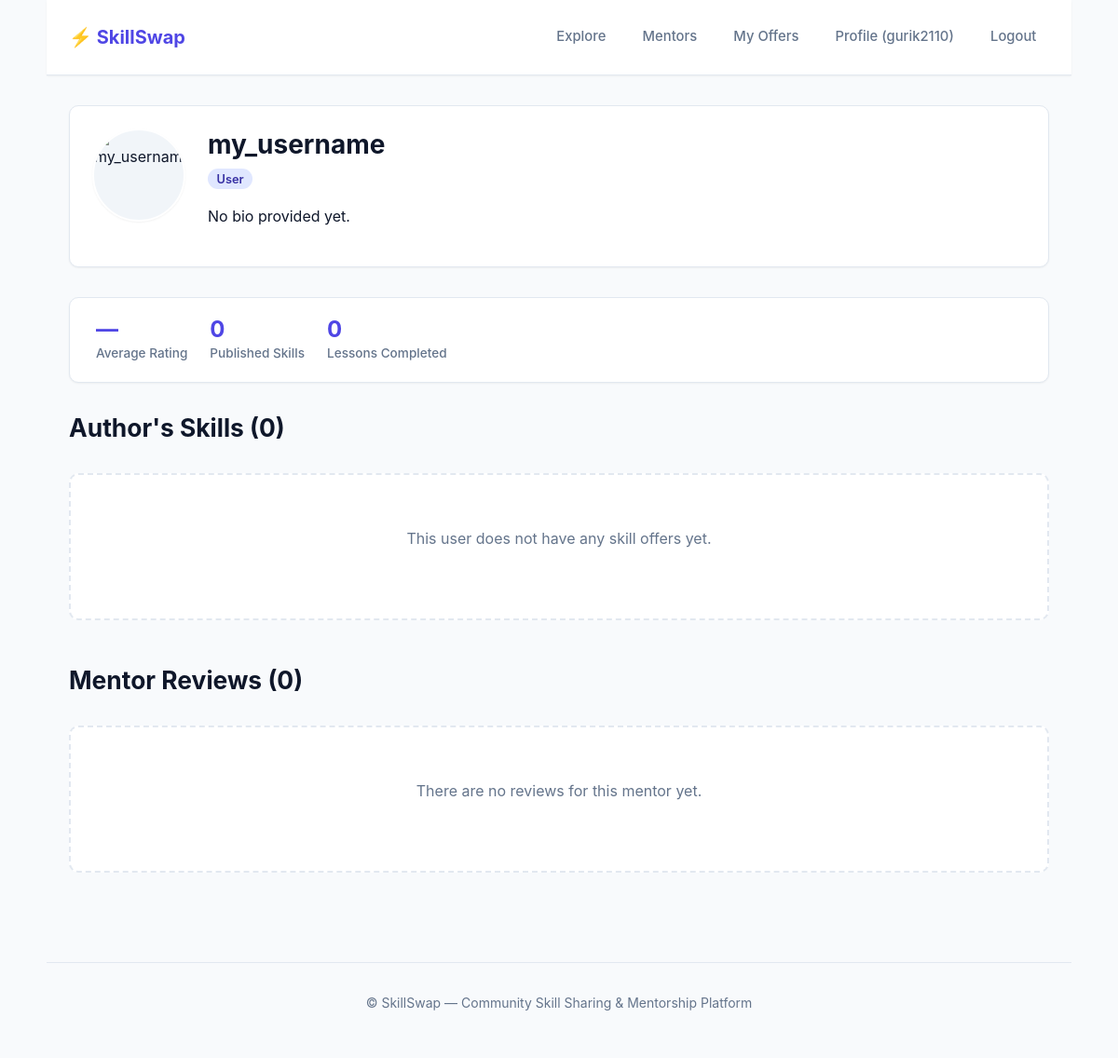
The page /profile/my_username/ (signed in) on the database its author committed.
### users/models.py (models this page shows, shortened)
class User(AbstractUser):
    class Role(models.TextChoices):
        SUPER_ADMIN = 'super_admin', 'Super Admin'
        ADMIN = 'admin', 'Admin'
        USER = 'user', 'User'
    objects = CustomUserManager()
    role = models.CharField(
        max_length=20,
        choices=Role.choices,
        default=Role.USER
    )
    avatar = CloudinaryField(
        "avatar",
        blank=True,
        null=True
    )
    bio = models.TextField(
        "About me",
        blank=True
    )
    is_banned = models.BooleanField(
        "Banned",
        default=False
    )
    class Meta:
        verbose_name = "User"
        verbose_name_plural = "Users"
        ordering = ['-date_joined']
    @property
    def published_offers_count(self):
        return self.offers.filter(status__slug='published').count()
    @property
    def completed_lessons_count(self):
        from offers.models import BookingRequest
        return BookingRequest.objects.filter(
            offer__author=self,
            status=BookingRequest.Status.COMPLETED
        ).count()
    @property
    def average_rating(self):
        from offers.models import Review
        result = Review.objects.filter(offer__author=self).aggregate(models.Avg('rating'))['rating__avg']
        return round(result, 1) if result is not None else None

### users/views.py (the view)
# urls.py: path('profile/', views.profile_view, name='profile'),
def profile_view(request, username=None):
    if username is None:
        if not request.user.is_authenticated:
            return redirect('login')
        target_user = request.user
        is_own_profile = True
    else:
        target_user = get_object_or_404(User, username=username)
        is_own_profile = request.user.is_authenticated and (request.user == target_user)
    if is_own_profile:
        user_offers = target_user.offers.select_related('category', 'level', 'format', 'status').order_by('-created_at')
    else:
        user_offers = target_user.offers.filter(status__slug='published').select_related('category', 'level', 'format', 'status').order_by('-created_at')
    from offers.models import Review
    teacher_reviews = Review.objects.filter(offer__author=target_user).select_related('author', 'offer').order_by('-created_at')
    context = {
        'profile_user': target_user,
        'is_own_profile': is_own_profile,
        'user_offers': user_offers,
        'teacher_reviews': teacher_reviews,
    }
    return render(request, 'users/profile.html', context)

### users/templates/users/profile.html (shortened to what this page needs)
{% extends 'base.html' %}
{% block content %}
<article style="margin-bottom: 2rem;">
    <div style="display: flex; gap: 1.5rem; align-items: flex-start; flex-wrap: wrap;">
        <div>
            {% if profile_user.avatar %}
                <img src="{{ profile_user.avatar.url }}" alt="{{ profile_user.username }}" class="avatar avatar-lg">
            {% else %}
                <span class="avatar avatar-lg" style="display: flex; align-items: center; justify-content: center; background: #e0e7ff; color: #4338ca; font-size: 2.25rem; font-weight: 700;">
                    {{ profile_user.username|slice:":1"|upper }}
                </span>
            {% endif %}
        </div>
        <div style="flex: 1; min-width: 250px;">
            <div style="display: flex; justify-content: space-between; align-items: flex-start; flex-wrap: wrap; gap: 0.5rem;">
                <div>
                    <h1 style="margin: 0; font-size: 1.75rem;">
                        {{ profile_user.username }}
                    </h1>
                    <div style="margin-top: 0.35rem;">
                        <span class="badge">{{ profile_user.get_role_display }}</span>
                    </div>
                </div>
            </div>
            <p style="margin-top: 1rem; color: var(--text);">
                {{ profile_user.bio|default:"No bio provided yet."|linebreaksbr }}
            </p>
        </div>
    </div>
</article>
<div class="stats-bar">
    <div class="stat-item">
        <span class="stat-value">
            {% if profile_user.average_rating %}
                ★ {{ profile_user.average_rating }}
            {% else %}
                —
            {% endif %}
        </span>
        <span class="stat-label">Average Rating</span>
    </div>
    <div class="stat-item">
        <span class="stat-value">{{ profile_user.published_offers_count }}</span>
        <span class="stat-label">Published Skills</span>
    </div>
    <div class="stat-item">
        <span class="stat-value">{{ profile_user.completed_lessons_count }}</span>
        <span class="stat-label">Lessons Completed</span>
    </div>
</div>
<section style="margin-bottom: 3rem;">
    <h2>Author's Skills ({{ user_offers.count }})</h2>
    {% if user_offers %}
        <section class="grid">
            {% for offer in user_offers %}
                <article>
                    {% if offer.cover_image %}
                        <img src="{{ offer.cover_image.url }}" alt="{{ offer.title }}">
                    {% else %}
                        <div style="height: 140px; background: var(--surface-alt); border-radius: var(--radius-sm); display: flex; align-items: center; justify-content: center; font-size: 2rem; margin-bottom: 0.75rem;">
                            🎓
                        </div>
                    {% endif %}
                    <div style="display: flex; gap: 0.35rem; margin-bottom: 0.35rem; flex-wrap: wrap;">
                        <mark>{{ offer.category.name }}</mark>
                        <span class="badge">{{ offer.level.name }}</span>
                        {% if is_own_profile and offer.status.slug != 'published' %}
                            <span class="badge badge-warning">{{ offer.status.name }}</span>
                        {% endif %}
                    </div>
                    <h3><a href="{% url 'offer_detail' offer.pk %}">{{ offer.title }}</a></h3>
                    <p style="color: var(--text-muted); font-size: 0.875rem;">{{ offer.description|truncatewords:15 }}</p>
                    <footer>
                        <span>⏱ {{ offer.duration_minutes }} mins</span>
                        {% if offer.average_rating %}
                            <span class="rating-pill">★ {{ offer.average_rating }}</span>
                        {% else %}
                            <small>New</small>
                        {% endif %}
                    </footer>
                </article>
            {% endfor %}
        </section>
    {% else %}
        <div class="empty-state">
            <p>This user does not have any skill offers yet.</p>
        </div>
    {% endif %}
</section>
<section>
    <h2>Mentor Reviews ({{ teacher_reviews.count }})</h2>
    {% if teacher_reviews %}
        <div style="display: flex; flex-direction: column; gap: 1rem;">
            {% for review in teacher_reviews %}
                <article style="padding: 1.25rem;">
                    <div style="display: flex; justify-content: space-between; align-items: center; margin-bottom: 0.5rem;">
                        <div>
                            <strong>{{ review.author.username }}</strong>
                            <small style="color: var(--text-muted);">for "{{ review.offer.title }}"</small>
                        </div>
                        <span class="rating-pill">★ {{ review.rating }}/5</span>
                    </div>
                    <p style="margin: 0; color: var(--text);">{{ review.comment }}</p>
                    <small style="color: var(--text-muted); margin-top: 0.5rem; display: block;">{{ review.created_at|date:"M d, Y" }}</small>
                </article>
            {% endfor %}
        </div>
    {% else %}
        <div class="empty-state">
            <p>There are no reviews for this mentor yet.</p>
        </div>
    {% endif %}
</section>
{% endblock %}

### templates/base.html (shortened to what this page needs)
{% load static %}
<!DOCTYPE html>
<html lang="en">
<head>
    <link rel="stylesheet" href="{% static 'css/style.css' %}">
</head>
<body>
    <header>
        <nav>
            <strong><a href="{% url 'explore' %}" class="logo">⚡ SkillSwap</a></strong>
            <ul>
                <li><a href="{% url 'explore' %}">Explore</a></li>
                <li><a href="{% url 'mentors' %}">Mentors</a></li>
                {% if user.is_authenticated %}
                    <li><a href="{% url 'my_offers' %}">My Offers</a></li>
                    <li><a href="{% url 'profile' %}">Profile ({{ user.username }})</a></li>
                    <li><a href="{% url 'logout' %}">Logout</a></li>
                {% else %}
                    <li><a href="{% url 'login' %}">Login</a></li>
                    <li><a href="{% url 'register' %}" class="button" style="padding: 0.35rem 0.85rem; font-size: 0.875rem;">Register</a></li>
                {% endif %}
            </ul>
        </nav>
    </header>
    <main>
        {% block content %}
        {% endblock %}
    </main>
    <footer>
        <p>&copy; SkillSwap — Community Skill Sharing & Mentorship Platform</p>
    </footer>
</body>
</html>

### static/css/style.css (style rules this page uses)
:root { --font-family: -apple-system, BlinkMacSystemFont, "Segoe UI", Roboto, "Helvetica Neue", Arial, sans-serif; --bg: #f8fafc; --surface: #ffffff; --surface-alt: #f1f5f9; --border: #e2e8f0; --border-focus: #6366f1; --text: #0f172a; --text-muted: #64748b; --text-inverse: #ffffff; --primary: #4f46e5; --primary-hover: #4338ca; --primary-light: #e0e7ff; --primary-text: #3730a3; --success: #10b981; --success-light: #d1fae5; --success-text: #065f46; --warning: #f59e0b; --warning-light: #fef3c7; --warning-text: #92400e; --danger: #ef4444; --danger-light: #fee2e2; --danger-text: #991b1b; --radius-sm: 6px; --radius-md: 10px; --radius-lg: 16px; --radius-full: 9999px; --shadow-sm: 0 1px 2px 0 rgb(0 0 0 / 0.05); --shadow-md: 0 4px 6px -1px rgb(0 0 0 / 0.08), 0 2px 4px -2px rgb(0 0 0 / 0.06); --shadow-lg: 0 10px 15px -3px rgb(0 0 0 / 0.08), 0 4px 6px -4px rgb(0 0 0 / 0.04); --max-width: 1100px; }
*, *::before, *::after { box-sizing: border-box; }
html { font-size: 16px; scroll-behavior: smooth; }
body { margin: 0; padding: 0; font-family: var(--font-family); background-color: var(--bg); color: var(--text); line-height: 1.6; -webkit-font-smoothing: antialiased; }
body > header, body > main, body > footer { width: 100%; max-width: var(--max-width); margin-left: auto; margin-right: auto; padding-left: 1.5rem; padding-right: 1.5rem; }
header { padding-top: 1.25rem; padding-bottom: 1.25rem; border-bottom: 1px solid var(--border); background-color: var(--surface); position: sticky; top: 0; z-index: 50; box-shadow: var(--shadow-sm); }
nav { display: flex; align-items: center; justify-content: space-between; flex-wrap: wrap; gap: 1rem; }
nav ul { display: flex; align-items: center; list-style: none; margin: 0; padding: 0; gap: 0.75rem; flex-wrap: wrap; }
nav a { display: inline-flex; align-items: center; padding: 0.5rem 0.85rem; font-size: 0.925rem; font-weight: 500; color: var(--text-muted); text-decoration: none; border-radius: var(--radius-sm); transition: all 0.15s ease-in-out; }
nav strong a, nav a.logo { font-size: 1.25rem; font-weight: 700; color: var(--primary); padding: 0.25rem 0; background: transparent !important; }
main { padding-top: 2rem; padding-bottom: 4rem; min-height: calc(100vh - 180px); }
h1, h2, h3, h4, h5, h6 { color: var(--text); font-weight: 700; line-height: 1.25; margin-top: 1.5rem; margin-bottom: 0.75rem; }
h1 { font-size: 2.15rem; margin-top: 0; }
h2 { font-size: 1.65rem; }
p { margin-top: 0; margin-bottom: 1rem; }
a { color: var(--primary); text-decoration: none; transition: color 0.15s ease-in-out; }
article { background: var(--surface); border: 1px solid var(--border); border-radius: var(--radius-md); padding: 1.5rem; box-shadow: var(--shadow-sm); transition: transform 0.2s ease, box-shadow 0.2s ease; display: flex; flex-direction: column; }
article img { width: 100%; height: 180px; object-fit: cover; border-radius: var(--radius-sm); margin-bottom: 1rem; background-color: var(--surface-alt); }
mark, code, .badge { display: inline-flex; align-items: center; padding: 0.2rem 0.6rem; font-size: 0.8rem; font-weight: 600; border-radius: var(--radius-full); background-color: var(--primary-light); color: var(--primary-text); line-height: 1.2; }
.avatar { border-radius: var(--radius-full); object-fit: cover; background-color: var(--surface-alt); display: inline-block; border: 2px solid var(--surface); box-shadow: var(--shadow-sm); }
.avatar-lg { width: 100px; height: 100px; }
.stats-bar { display: flex; flex-wrap: wrap; gap: 1.5rem; background: var(--surface); border: 1px solid var(--border); border-radius: var(--radius-md); padding: 1.25rem 1.75rem; margin-bottom: 2rem; box-shadow: var(--shadow-sm); }
.stat-item { display: flex; flex-direction: column; }
.stat-value { font-size: 1.5rem; font-weight: 700; color: var(--primary); line-height: 1.2; }
.stat-label { font-size: 0.85rem; color: var(--text-muted); font-weight: 500; }
footer { padding-top: 2rem; padding-bottom: 2rem; border-top: 1px solid var(--border); color: var(--text-muted); font-size: 0.875rem; text-align: center; }
.empty-state { text-align: center; padding: 3.5rem 1.5rem; background-color: var(--surface); border: 2px dashed var(--border); border-radius: var(--radius-md); margin: 2rem 0; }
.empty-state p { color: var(--text-muted); max-width: 450px; margin-left: auto; margin-right: auto; }

### rows shown on the page
User: username "gurik2110"
User: username "my_username", role "User", bio "No bio provided yet.", published_offers_count "0", completed_lessons_count "0"

### other values the page prints
{{ user_offers.count }} "0"
{{ teacher_reviews.count }} "0"
